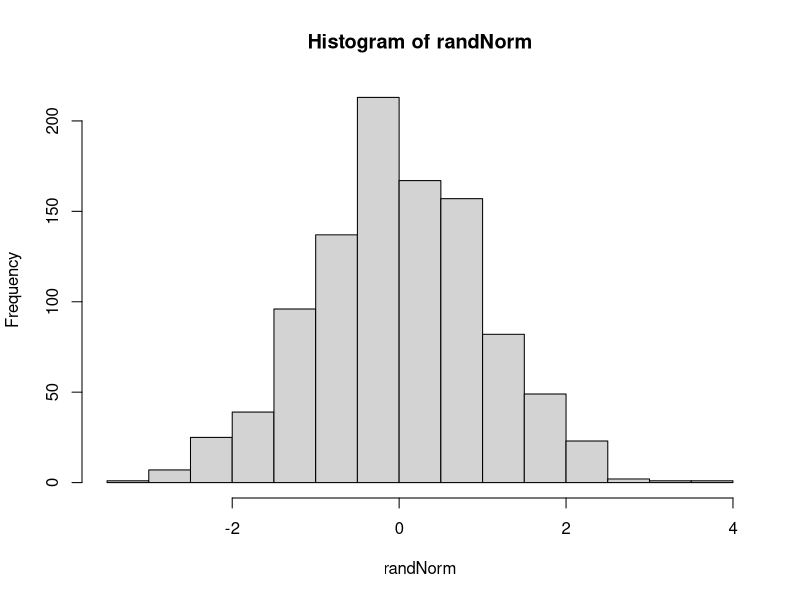

This chart was generated by the following R code: (Note: this script raises an error after producing the figure.)

rm(list=ls())  # Clear workspace
set.seed(1)
n=1000
randNorm = rnorm(n = n,mean = 0,sd = 1)
randExp = rexp(n = n,rate = 1)  

sumstats = summary(randExp)
hist(randNorm)
win.graph(10,3.75) # creates a window 10 by 3.75)

par(mfrow = c(1,3))
bins  = seq(-5,5,0.25)